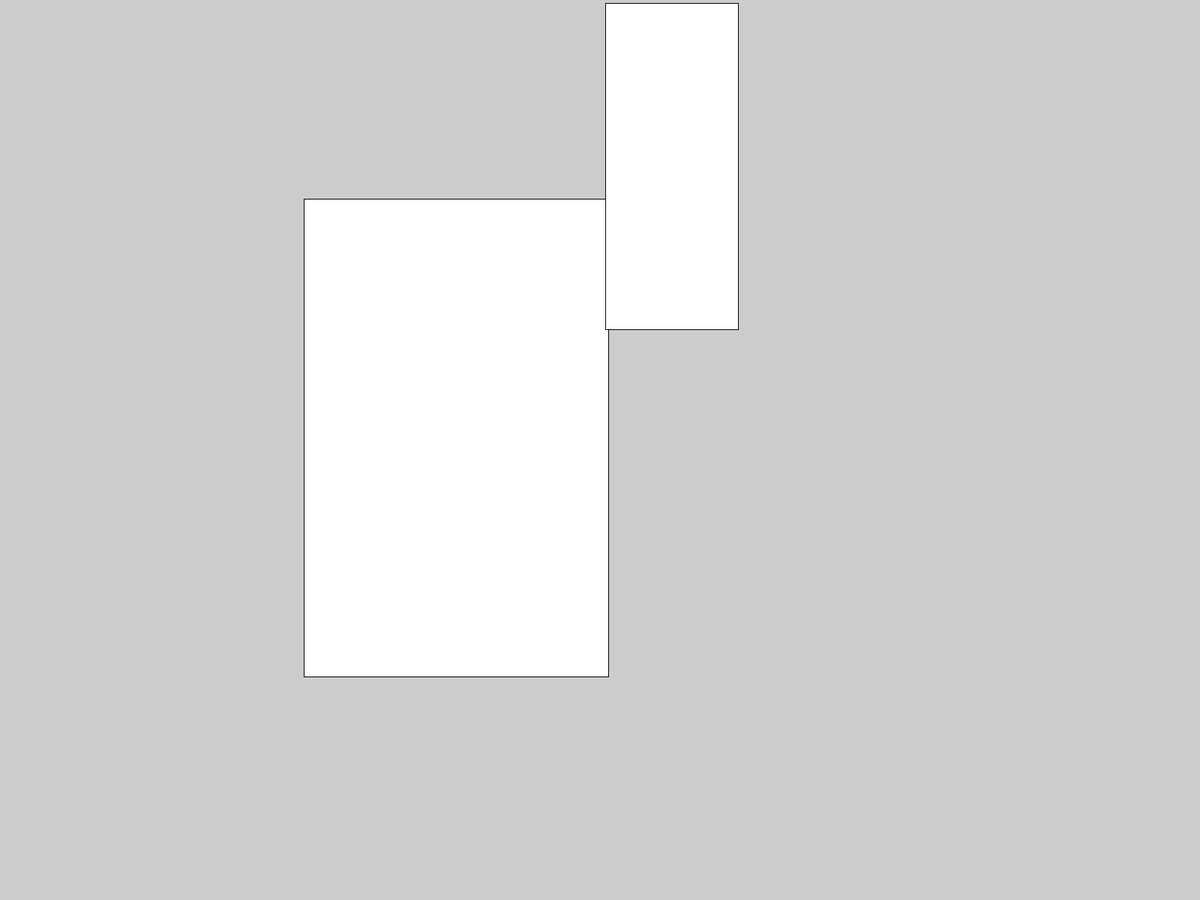
Frame 1 (no input)
Frame 60 (the mouse pressed at the canvas centre just before this capture): identical to frame 1, image omitted
Frame 120 (the mouse held since frame 60 and released just before this capture): identical to frame 1, image omitted

The Processing sketch that drew this single still picture (run headless with seeded random() and noise(); from frame 60 on, the mouse is pressed at the canvas centre):

// Processing sketch: singledivs
// ── singledivs.pde
/* DIVs in Procedural voice
 -tba
 */
/*
B#1 play/stop/pause2s song >80% no pause 
B#2  song<20s next  song>20s next ff  song > 80% no ff
B#3 prev,fr
b#4 mute
b#5 shuffle 
B#6 loop-playlist loop single-song
is.playing()boolean
prefernces  saves  all/some
*/
//libaries - minium
//

// Global vaqirables
int AppWidth, AppHeight;
//
void setting() {
  //println(displayWidth, displayHeight);
  //int shortSide =(displayWidth > displayHeight) ? displayHeight : displayWidth;
  //shortSide *=0.9;//90% of origonal
  //size(shortSide,shortSide);
 // println("Display question",displayWidth,displayHeight,shortSide);
 // println( "canvas size key Variables for setup()" , width, height);
}// setting
//
void setup() {
  int shortSide= 1080;
  //size(shortSide,shortSide);
 
  size(600,400); //width, heigth
  fullScreen();
  AppWidth = displayWidth;
  AppHeight= displayHeight;
  div();
} // end setup
//
void draw() {
} //end draw
//
void mousePressed() {
} //end mousePressed
//
void keyPressed() {
} //end keyPressed
//
//end main program

// ── divs.pde
//
// Global vaqirables
int numberofDivs= 2;
int numberofParameters = 4;
float[]div = new float[numberofParameters*numberofDivs];
//
void div() {
  //note even-odd for width-height
  float paperwidth = 276;
  float paperheight = 226;
  div[0] = AppWidth *70 / paperwidth;
  div[1] = AppHeight *50/ paperheight;
  div[2] = AppWidth * 70/ paperwidth;
  div[3] = AppHeight * 120/paperheight;
  
  div[4] = AppWidth * 114/paperheight;
  div[5] = AppHeight * 1/paperwidth;
  div[6] = AppWidth * 25/paperheight;
  div[7] = AppHeight * 100/paperwidth;
  //div[] = AppWidth * /paperheight;
  //div[] = AppHeight * /paperwidth;
   //div[] = AppWidth * /paperheight;
  //div[] = AppHeight * /paperwidth;
  
  //
  //
//rectdiv(div[0],div[1],div[2],div[3]);
 //rectdiv(div[4],div[5],div[6],div[7]);
 //
 for(int i=0; i<div.length; i+=4){
   rectdiv(div[i], div[i+1], div[i+2], div[i+3]);
   
 } 
}//end divs

void rectdiv(float x, float y, float w,float h) {
rect(x,y,w,h);
}
//End Subprogram
